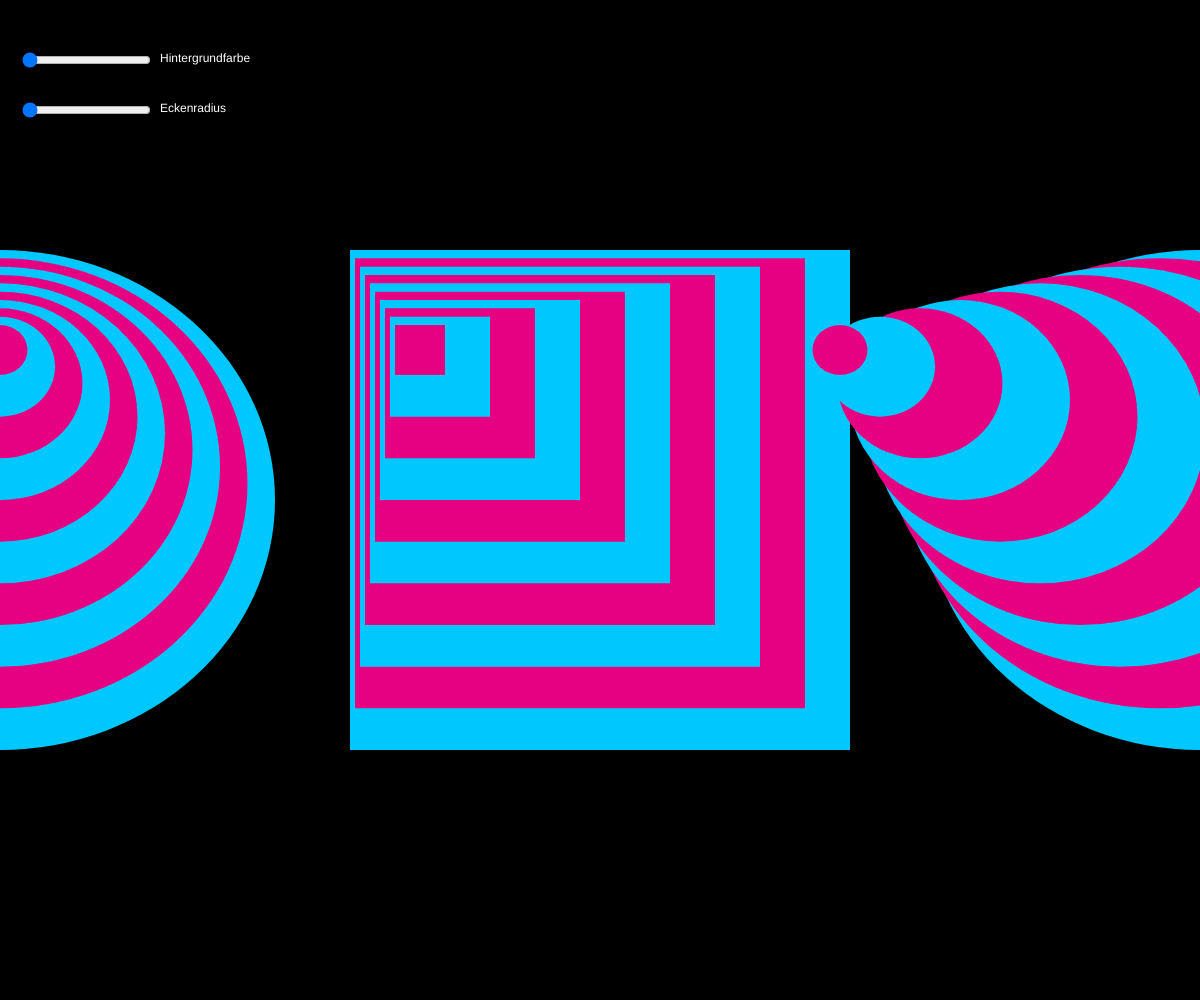
Frame 1 (no input)
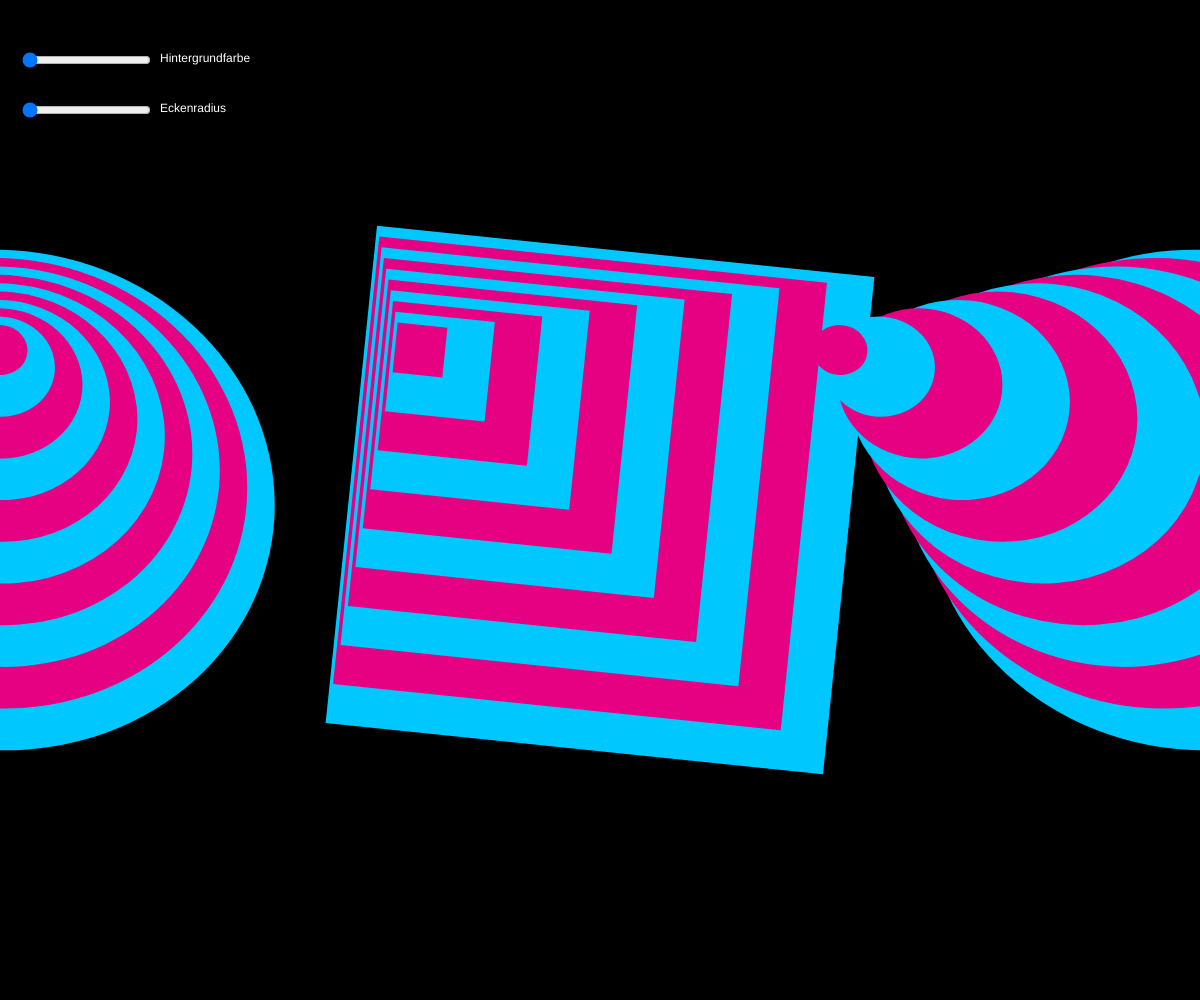
Frame 60 (no input)
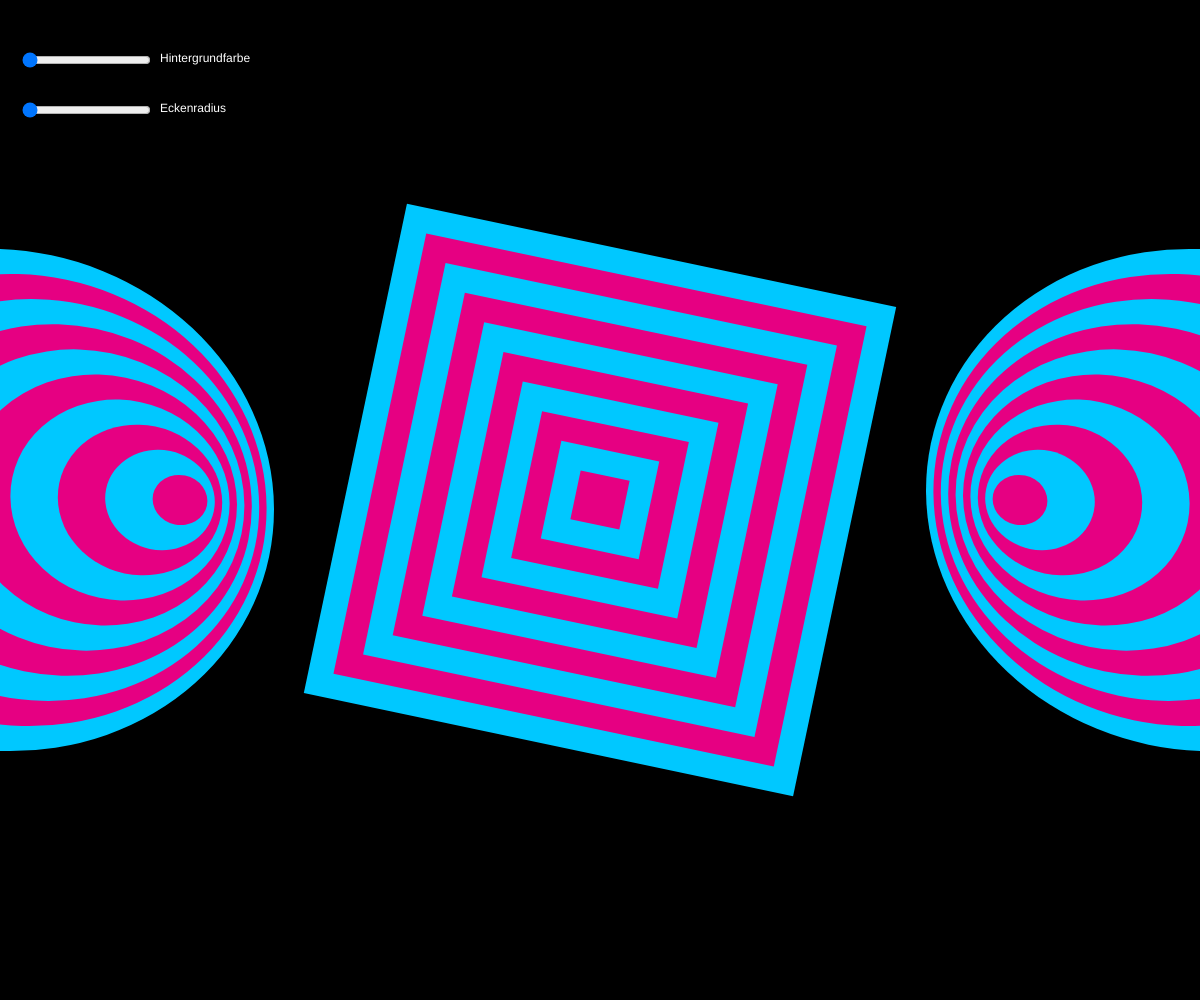
Frame 120 (the mouse pressed at the canvas centre since frame 60)

The p5.js sketch that drew these frames (run headless with seeded random() and noise() and a simulated clock; from frame 60 on, the mouse is pressed at the canvas centre):

// p5.js sketch
// ── sketch.js
//Slider für Hintergrundfarbe
let sliderFarbe;

//Slider für Eckenradius
let sliderEcken;

let drehwinkel = 0;
let radius;


function setup() {
  createCanvas(windowWidth, windowHeight);
  angleMode(DEGREES);
  rectMode(CENTER);
  noStroke();


  //Slider mit Bereich und Startwert
  sliderFarbe = createSlider(0, 100, 0);
  sliderFarbe.position(20, 50);

  sliderEcken = createSlider(0, 15, 0);
  sliderEcken.position(20, 100);


}

function draw() {


  //Aktuelle Werte der Slider lesen
  let farbe = sliderFarbe.value();
  radius = sliderEcken.value();

  //Hintergrundfarbe von Schwarz zu Weiss mappen
  let grau = map(farbe, 0, 100, 0, 255);
  background(grau);

  for (let i = 0; i < 3; i++) {
    push();
    let PosX = i * width / 2;
    let PosY = height / 2;

    translate(PosX, PosY);
    let form;
    if (i % 2 == 0) {
      form = "ellipse";
    } else {
      form = "rechteck";
    }
    magnete(PosX, PosY, form);
    pop();
  }

  //Beschriftungen der Slider
  if (grau < 128) {
    fill(255); // heller Text auf dunklem Hintergrund
  } else {
    fill(0);   // dunkler Text auf hellem Hintergrund
  }

  textSize(12);
  text('Hintergrundfarbe', 160, 62);
  text('Eckenradius', 160, 112);

  drehwinkel = drehwinkel + 0.1;
}
//Canvas an die Fenstergrösse anpassen
function windowResized() {
  resizeCanvas(windowWidth, windowHeight);


}


function magnete(mittelpunktX, mittelpunktY, form) {
  //Abstand der Maus zur Mitte
  let abstandX = (mouseX - mittelpunktX) / 30;
  let abstandY = (mouseY - mittelpunktY) / 30;

  //Farben der Formen definieren
  let blau = color(0, 200, 255);
  let pink = color(230, 0, 130);
  for (let i = 0; i < 10; i++) {
    let faktor = 10 - i;
    push();
    translate(abstandX * i, abstandY * i);

    if (i % 2 == 0) {
      rotate(drehwinkel);
      fill(blau);
    } else {
      rotate(drehwinkel * 1);
      fill(pink);
    }

    if (form == "rechteck") {
      rect(0, 0, faktor * 50, faktor * 50, radius);
    } else {
      ellipse(0, 0, faktor * 55, faktor * 50)
    }

    pop();
  }
}
